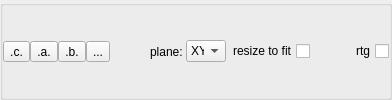
      <widget class="QGroupBox" name="horizontalGroupBox_2">
       <property name="sizePolicy">
        <sizepolicy hsizetype="MinimumExpanding" vsizetype="Maximum">
         <horstretch>0</horstretch>
         <verstretch>0</verstretch>
        </sizepolicy>
       </property>
       <property name="autoFillBackground">
        <bool>true</bool>
       </property>
       <property name="alignment">
        <set>Qt::AlignLeading|Qt::AlignLeft|Qt::AlignVCenter</set>
       </property>
       <property name="flat">
        <bool>false</bool>
       </property>
       <layout class="QHBoxLayout" name="horizontalLayout">
        <property name="spacing">
         <number>0</number>
        </property>
        <property name="leftMargin">
         <number>0</number>
        </property>
        <property name="topMargin">
         <number>0</number>
        </property>
        <property name="rightMargin">
         <number>0</number>
        </property>
        <property name="bottomMargin">
         <number>0</number>
        </property>
        <item>
         <widget class="QToolButton" name="c_btn">
          <property name="enabled">
           <bool>true</bool>
          </property>
          <property name="text">
           <string>.c.</string>
          </property>
          <property name="icon">
           <iconset resource="dpVision.qrc">
            <normaloff>:/icons/Zoom.ico</normaloff>:/icons/Zoom.ico</iconset>
          </property>
          <property name="checkable">
           <bool>true</bool>
          </property>
         </widget>
        </item>
        <item>
         <widget class="QToolButton" name="a_btn">
          <property name="toolTip">
           <string>Rectangle selection</string>
          </property>
          <property name="text">
           <string>.a.</string>
          </property>
          <property name="icon">
           <iconset resource="dpVision.qrc">
            <normaloff>:/icons/RectSel.ico</normaloff>:/icons/RectSel.ico</iconset>
          </property>
          <property name="checkable">
           <bool>true</bool>
          </property>
         </widget>
        </item>
        <item>
         <widget class="QToolButton" name="b_btn">
          <property name="toolTip">
           <string>Free hand selection (common for all slices)</string>
          </property>
          <property name="text">
           <string>.b.</string>
          </property>
          <property name="icon">
           <iconset resource="dpVision.qrc">
            <normaloff>:/icons/BlueSel.ico</normaloff>:/icons/BlueSel.ico</iconset>
          </property>
          <property name="checkable">
           <bool>true</bool>
          </property>
         </widget>
        </item>
        <item>
         <widget class="QToolButton" name="d_btn">
          <property name="toolTip">
           <string>Free hand selection (assigned to slice)</string>
          </property>
          <property name="text">
           <string>...</string>
          </property>
          <property name="icon">
           <iconset resource="dpVision.qrc">
            <normaloff>:/icons/MultiSel.ico</normaloff>:/icons/MultiSel.ico</iconset>
          </property>
          <property name="checkable">
           <bool>true</bool>
          </property>
         </widget>
        </item>
        <item>
         <spacer name="horizontalSpacer">
          <property name="orientation">
           <enum>Qt::Horizontal</enum>
          </property>
          <property name="sizeHint" stdset="0">
           <size>
            <width>40</width>
            <height>20</height>
           </size>
          </property>
         </spacer>
        </item>
        <item>
         <widget class="QLabel" name="label_17">
          <property name="sizePolicy">
           <sizepolicy hsizetype="Maximum" vsizetype="Preferred">
            <horstretch>0</horstretch>
            <verstretch>0</verstretch>
           </sizepolicy>
          </property>
          <property name="maximumSize">
           <size>
            <width>60</width>
            <height>16777215</height>
           </size>
          </property>
          <property name="text">
           <string>plane: </string>
          </property>
         </widget>
        </item>
        <item>
         <widget class="QComboBox" name="viewPlaneCombo">
          <property name="maximumSize">
           <size>
            <width>40</width>
            <height>16777215</height>
           </size>
          </property>
          <item>
           <property name="text">
            <string>XY</string>
           </property>
          </item>
          <item>
           <property name="text">
            <string>YZ</string>
           </property>
          </item>
          <item>
           <property name="text">
            <string>ZX</string>
           </property>
          </item>
          <item>
           <property name="text">
            <string>Free</string>
           </property>
          </item>
         </widget>
        </item>
        <item>
         <widget class="QCheckBox" name="fitCheckBox">
          <property name="layoutDirection">
           <enum>Qt::RightToLeft</enum>
          </property>
          <property name="text">
           <string>resize to fit</string>
          </property>
         </widget>
        </item>
        <item>
         <spacer name="horizontalSpacer_2">
          <property name="orientation">
           <enum>Qt::Horizontal</enum>
          </property>
          <property name="sizeHint" stdset="0">
           <size>
            <width>40</width>
            <height>20</height>
           </size>
          </property>
         </spacer>
        </item>
        <item>
         <widget class="QCheckBox" name="rtg">
          <property name="layoutDirection">
           <enum>Qt::RightToLeft</enum>
          </property>
          <property name="text">
           <string>rtg</string>
          </property>
         </widget>
        </item>
       </layout>
      </widget>
